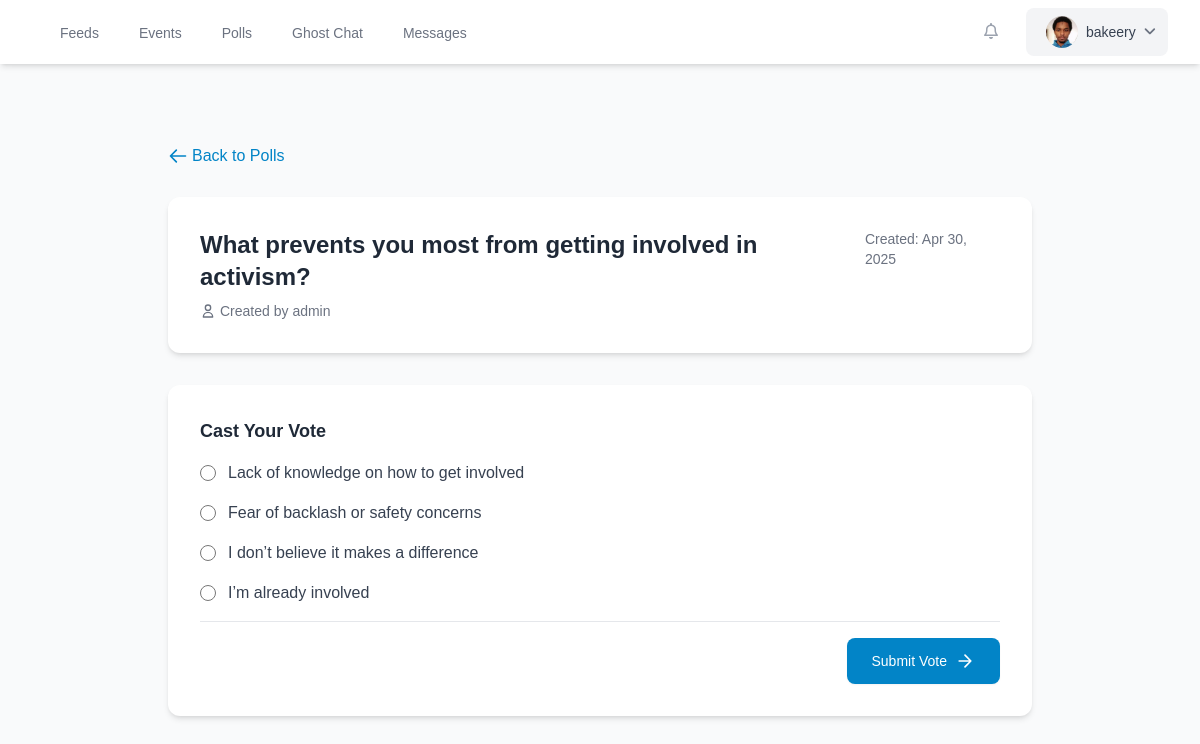
Screenshot of /poll/1/ (signed in) with the database file from the repository.
### app/models.py (models this page shows, shortened)
class Profile(models.Model):
    user = models.OneToOneField(settings.AUTH_USER_MODEL, on_delete=models.CASCADE)
    first_name = models.CharField(max_length=30, blank=True)
    last_name = models.CharField(max_length=30, blank=True)
    state = models.CharField(max_length=50, blank=True)
    phone_number = models.CharField(max_length=15, blank=True)
    date_of_birth = models.DateField(blank=True, null=True)
    local_government = models.CharField(max_length=100, blank=True)
    bio = models.TextField(blank=True, null=True)
    profile_picture = models.ImageField(upload_to='media/uploads/images', blank=True, null=True)

class Poll(models.Model):
    name = models.CharField(max_length=1000,blank=False)
    description = models.TextField(max_length=2000,blank=True)
    created_by = models.ForeignKey(User, on_delete=models.CASCADE)
    created_at = models.DateTimeField(auto_now_add=True)
    updated_at = models.DateTimeField(auto_now=True)
    class Meta:
        ordering = ['-created_at']

class Choice(models.Model):
    poll = models.ForeignKey(Poll, related_name='choices', on_delete=models.CASCADE)
    text = models.CharField(max_length=255, blank=True)

### app/views.py (the view, shortened to what this page needs)
# urls.py: path("poll/<int:poll_id>/", views.PollView.as_view(), name="single_poll"),
@method_decorator(login_required, name='dispatch')
class PollView(View):
    def get(self, request, poll_id):
        poll = Poll.objects.get(id=poll_id)
        user_vote = Vote.objects.filter(user=request.user, poll=poll).first()
        return render(
            request,
            template_name="app/poll.html",
            context={
                "poll": poll,
                "user_vote": user_vote,
            }
        )

### app/templates/app/poll.html (shortened to what this page needs)
{% extends 'app/user_navbar.html' %}
{% block content %}
<!DOCTYPE html>
<html lang="en">
<head>
    <script src="https://cdn.tailwindcss.com"></script>
</head>
<body class="bg-gray-50 min-h-screen font-sans">
    <div class="container mx-auto px-4 py-12 max-w-4xl">
        <div class="mb-6">
            <a href="{% url 'poll_list' %}" class="inline-flex items-center text-primary-600 hover:text-primary-800 transition duration-200">
                <svg xmlns="http://www.w3.org/2000/svg" class="h-5 w-5 mr-1" fill="none" viewBox="0 0 24 24" stroke="currentColor">
                    <path stroke-linecap="round" stroke-linejoin="round" stroke-width="2" d="M10 19l-7-7m0 0l7-7m-7 7h18" />
                </svg>
                Back to Polls
            </a>
        </div>
        <div class="bg-white rounded-xl shadow-md overflow-hidden mb-8">
            <div class="p-6 md:p-8">
                <div class="flex justify-between items-start mb-2">
                    <h2 class="text-2xl font-bold text-gray-800">{{ poll.name }}</h2>
                    <div class="text-sm text-gray-500">
                        <span class="font-medium">Created:</span>
                        {{ poll.created_at|date:"M j, Y" }}
                    </div>
                </div>
                <div class="flex items-center text-sm text-gray-500">
                    <svg xmlns="http://www.w3.org/2000/svg" class="h-4 w-4 mr-1" fill="none" viewBox="0 0 24 24" stroke="currentColor">
                        <path stroke-linecap="round" stroke-linejoin="round" stroke-width="2" d="M16 7a4 4 0 11-8 0 4 4 0 018 0zM12 14a7 7 0 00-7 7h14a7 7 0 00-7-7z" />
                    </svg>
                    <span>Created by {{ poll.created_by.username }}</span>
                </div>
            </div>
        </div>
        <div class="bg-white rounded-xl shadow-md overflow-hidden mb-8">
            <div class="p-6 md:p-8">
                {% if user_vote %}
                    <div class="text-center py-8">
                        <svg xmlns="http://www.w3.org/2000/svg" class="h-16 w-16 mx-auto text-primary-500 mb-4" fill="none" viewBox="0 0 24 24" stroke="currentColor">
                            <path stroke-linecap="round" stroke-linejoin="round" stroke-width="2" d="M9 12l2 2 4-4m6 2a9 9 0 11-18 0 9 9 0 0118 0z" />
                        </svg>
                        <h3 class="text-xl font-bold text-gray-800 mb-2">You've Already Voted</h3>
                        <p class="text-gray-600 mb-4">You selected: <span class="font-medium">{{ user_vote.choice.text }}</span></p>
                        <p class="text-gray-500 text-sm">Thank you for participating in this poll.</p>
                    </div>
                {% else %}
                    <h3 class="text-lg font-semibold text-gray-800 mb-4">Cast Your Vote</h3>
                    <form method="post" class="space-y-4">
                        {% for choice in poll.choices.all %}
                        <div class="flex items-center">
                            <input type="radio" name="choice_id" id="choice-{{ choice.id }}" value="{{ choice.id }}"
                                   class="h-4 w-4 text-primary-600 focus:ring-primary-500 border-gray-300 rounded-full">
                            <label for="choice-{{ choice.id }}" class="ml-3 block text-gray-700">
                                {{ choice.text }}
                            </label>
                        </div>
                        {% endfor %}
                        <div class="pt-4 border-t border-gray-200 flex justify-end">
                            <button type="submit"
                                    class="inline-flex items-center px-6 py-3 border border-transparent shadow-sm text-sm font-medium rounded-lg text-white bg-primary-600 hover:bg-primary-700 focus:outline-none focus:ring-2 focus:ring-offset-2 focus:ring-primary-500 transition">
                                Submit Vote
                                <svg xmlns="http://www.w3.org/2000/svg" class="h-5 w-5 ml-2" fill="none" viewBox="0 0 24 24" stroke="currentColor">
                                    <path stroke-linecap="round" stroke-linejoin="round" stroke-width="2" d="M5 12h14M12 5l7 7-7 7" />
                                </svg>
                            </button>
                        </div>
                    </form>
                {% endif %}
            </div>
        </div>
    </div>
</body>
</html>
{% endblock %}

### app/templates/app/user_navbar.html (shortened to what this page needs)
<!DOCTYPE html>
<html lang="en">
<head>
    <script src="https://cdn.tailwindcss.com"></script>
    <link rel="stylesheet" href="https://cdnjs.cloudflare.com/ajax/libs/font-awesome/6.4.0/css/all.min.css">
</head>
<body class="bg-gray-50">
    <nav class="bg-white shadow-md">
        <div class="max-w-7xl mx-auto px-4 sm:px-6 lg:px-8">
            <div class="flex justify-between h-16">
                <div class="flex">
                    <div class="hidden sm:ml-6 sm:flex sm:space-x-8">
                        <a href="{% url 'home' %}" class="inline-flex items-center px-1 pt-1 border-b-2 {% if request.resolver_match.url_name == 'home' %}border-primary-500 text-gray-900{% else %}border-transparent text-gray-500 hover:border-gray-300 hover:text-gray-700{% endif %} text-sm font-medium">
                            Feeds
                        </a>
                        <a href="{% url 'event-detail' %}" class="inline-flex items-center px-1 pt-1 border-b-2 {% if request.resolver_match.url_name == 'event-detail' %}border-primary-500 text-gray-900{% else %}border-transparent text-gray-500 hover:border-gray-300 hover:text-gray-700{% endif %} text-sm font-medium">
                            Events
                        </a>
                        <a href="{% url 'poll_list' %}" class="inline-flex items-center px-1 pt-1 border-b-2 {% if request.resolver_match.url_name == 'poll_list' %}border-primary-500 text-gray-900{% else %}border-transparent text-gray-500 hover:border-gray-300 hover:text-gray-700{% endif %} text-sm font-medium">
                            Polls
                        </a>
                        <a href="{% url 'chat:anonymous' %}" class="inline-flex items-center px-1 pt-1 border-b-2 {% if request.resolver_match.url_name == 'anonymous' %}border-primary-500 text-gray-900{% else %}border-transparent text-gray-500 hover:border-gray-300 hover:text-gray-700{% endif %} text-sm font-medium">
                            Ghost Chat
                        </a>
                        <a href="{% url 'chat:received_messages' %}" class="inline-flex items-center px-1 pt-1 border-b-2 {% if request.resolver_match.url_name == 'received_messages' %}border-primary-500 text-gray-900{% else %}border-transparent text-gray-500 hover:border-gray-300 hover:text-gray-700{% endif %} text-sm font-medium">
                            Messages
                        </a>
                    </div>
                </div>
                <div class="flex items-center">
                    <button class="p-2 rounded-full text-gray-400 hover:text-gray-500 focus:outline-none focus:ring-2 focus:ring-offset-2 focus:ring-primary-500 mr-2">
                        <i class="fa-regular fa-bell"></i>
                    </button>
                    <div class="ml-3 relative">
                        <div>
                            <button type="button" onclick="toggleDropdown()" class="flex text-sm rounded-full focus:outline-none focus:ring-2 focus:ring-offset-2 focus:ring-primary-500 items-center space-x-2 bg-gray-100 hover:bg-gray-200 px-3 py-2 rounded-lg transition-colors duration-200" id="user-menu-button" aria-expanded="false" aria-haspopup="true">
                                <div class="h-8 w-8 rounded-full overflow-hidden bg-gray-200 flex-shrink-0">
                                    {% if user.profile.profile_picture %}
                                    <img class="h-full w-full object-cover" src="{{ user.profile.profile_picture.url }}" alt="{{ user.username }}">
                                    {% else %}
                                    <div class="h-full w-full flex items-center justify-center bg-primary-100 text-primary-600">
                                        <i class="fa-solid fa-user"></i>
                                    </div>
                                    {% endif %}
                                </div>
                                <span class="text-sm font-medium text-gray-700 hidden sm:block">{{ user.username }}</span>
                                <i class="fa-solid fa-angle-down text-gray-500"></i>
                            </button>
                        </div>
                    </div>
                </div>
            </div>
        </div>
    </nav>
    <main class="max-w-7xl mx-auto px-4 sm:px-6 lg:px-8 py-8">
        {% block content %}{% endblock %}
    </main>
</body>
</html>

### app/templates/app/user_navbar.html (style rules this page uses)
html, body { margin: 0; padding: 0; width: 100%; height: 100%; }
body { font-family: Arial, sans-serif; min-height: 100vh; padding-top: 64px; box-sizing: border-box; }
nav { position: fixed; top: 0; left: 0; right: 0; width: 100%; z-index: 1000; }

### rows the page displays
Poll: name "What prevents you most from getting involved in activism?", created_at "Apr 30, 2025", created_by.username "admin"
Choice: text "Lack of knowledge on how to get involved"
Choice: text "Fear of backlash or safety concerns"
Choice: text "I don’t believe it makes a difference"
Choice: text "I’m already involved"

### other values shown
{{ user.username }} "bakeery"
